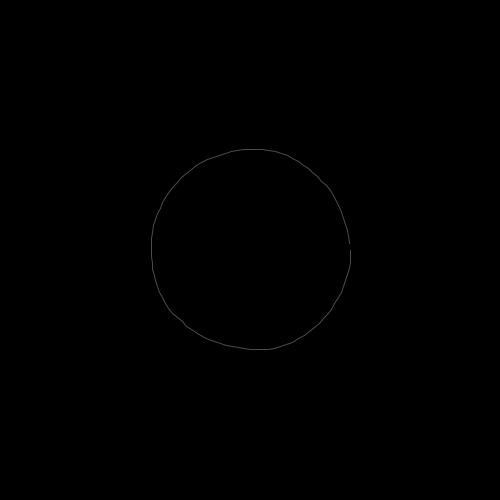
Frame 1 (no input)
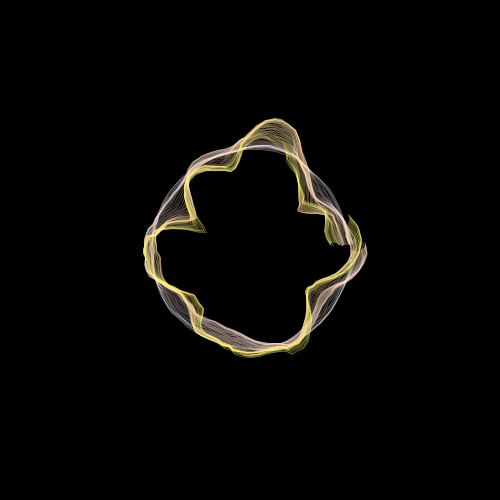
Frame 60 (the mouse pressed at the canvas centre just before this capture)
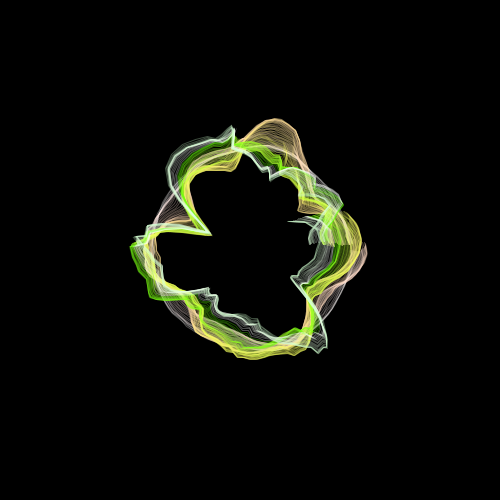
Frame 120 (the mouse held since frame 60 and released just before this capture)

The Processing sketch that drew these frames (run headless with seeded random() and noise(); from frame 60 on, the mouse is pressed at the canvas centre):

// Processing sketch: sketch43
// ── sketch43.pde
Shape shape;

void setup() {
  size(500, 500);
  
  shape = new Shape();
  
  //blendMode(ADD);
  colorMode(HSB, 360, 100, 100, 100);
  
  background(0);
  
  //noLoop();
}

void draw() {
  translate(width/2, height/2);
  
  shape.move();
  shape.draw();
}
// ── Shape.pde
class Shape {
  int N=100, iniR=100;
  float MAX_D = 6, MAX_A = PI/100;
  float DIV_I=10.0f, DIV_FRAME=10.0f;
  float da=PI/100;
  
  float xarray[], yarray[], phase;
  float rarray[], aarray[];
  
  Shape() {
    rarray = new float[N];
    aarray = new float[N];
    
    
    phase=0;
    
    float a;
    for (int i=0; i<N; i++) {
      a = map(i, 0, N, 0, TWO_PI);
      aarray[i] = a;
      rarray[i] = iniR;
    }
  }
  
  void move() {
    float a, d;
    for (int i=0; i<N; i++) {
      a = (noise(i/DIV_I, 0, frameCount/DIV_FRAME)-0.5) * MAX_A;
      d = (noise(i/DIV_I, 100, frameCount/DIV_FRAME)-0.5) * MAX_D;
      rarray[i] += d;
      aarray[i] += a;
    }
  }
  
  void draw() {
    //float v = map(cos(frameCount/40.0f), -1, 1, 50, 255);
    //float h = map(cos(frameCount/40.0f), -1, 1, 0, 360);
    float h = (frameCount) % 360;
    float s = (frameCount) % 100;
    float v = (frameCount * 2.0) % 100;
    
    stroke(h, s, 100, 30);
    noFill();
    beginShape();
    float x, y;
    for (int i=0; i<N; i++) {
      x = rarray[i] * cos(aarray[i]);
      y = rarray[i] * sin(aarray[i]);
      vertex(x, y);
    }
    endShape();
  }
}


void keyPressed() {
  if (key==' ') {
    String filename = "" + year() + month() + day() + hour() + minute() + second();
    save("img/" + filename + ".png");
    //save("hoge.png");
    println("saved");
  }
}
